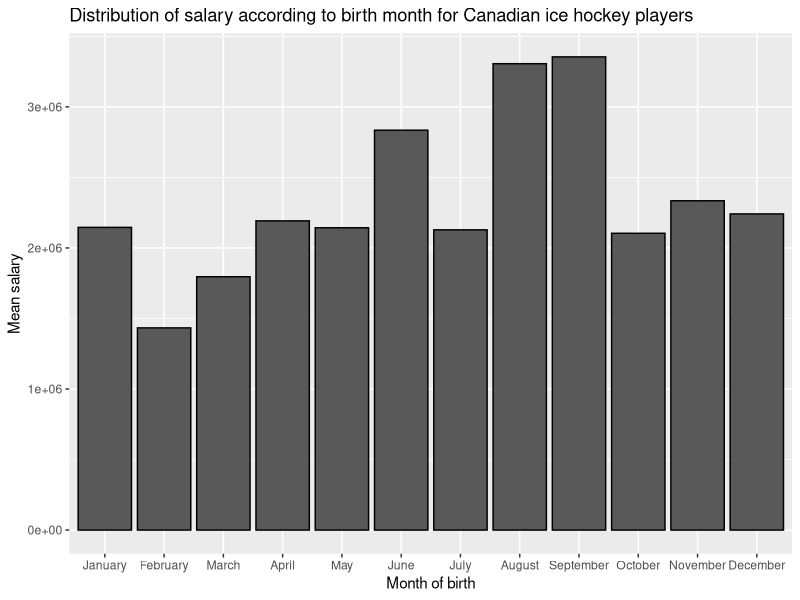
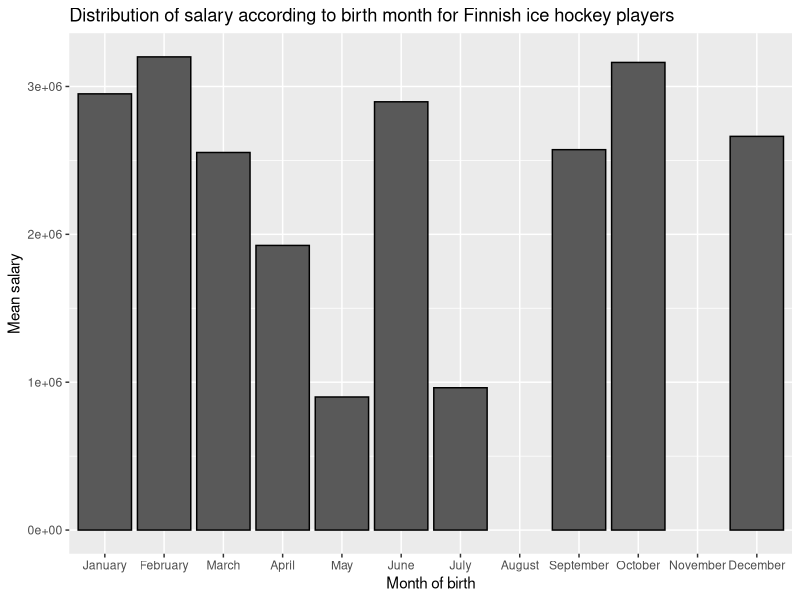
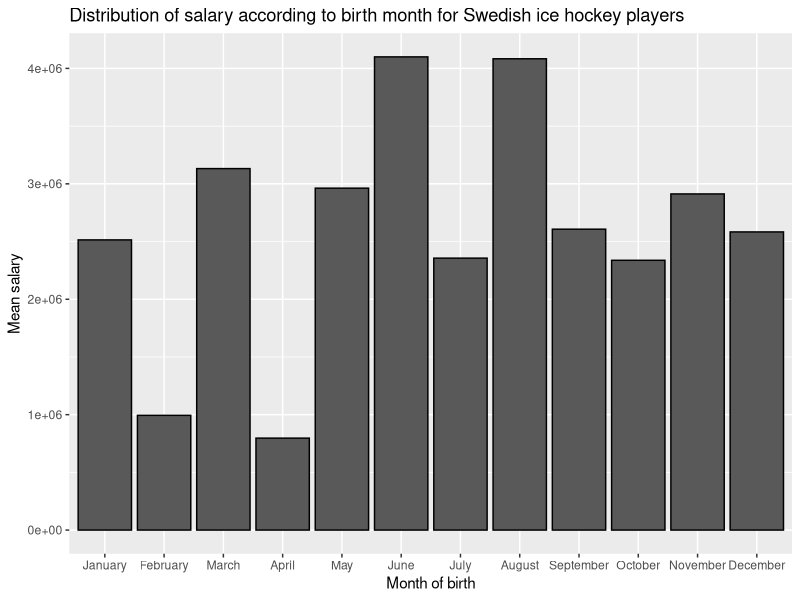
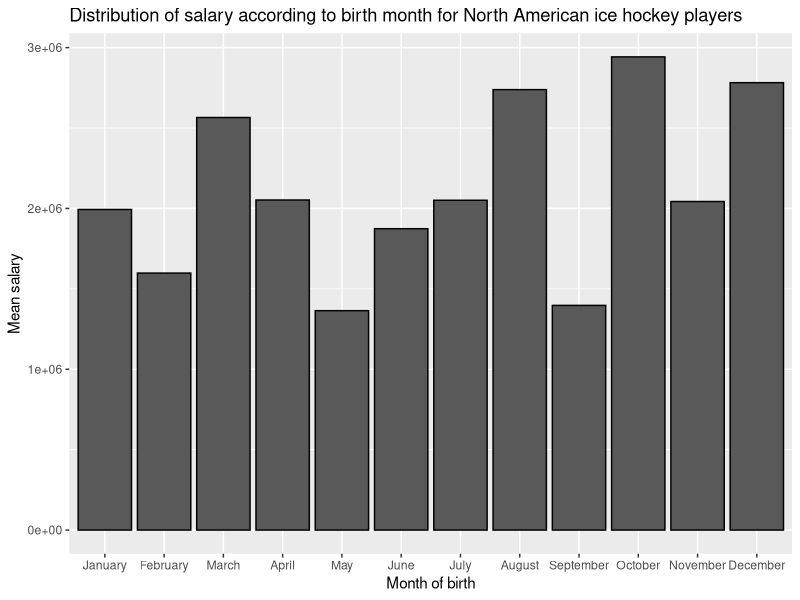

These figures' R source, in order:
setwd("C:/Users/Reina Borst/Desktop/UCU sem 4/Data Analysis for LAS/Group Project")
library(tidyverse)
library(plyr)

reinapalette <- c('#FFB5E8', '#B28DFF', '#AFF8D8', '#FFABAB', '#6EB5FF', '#FFC8C1', '#BFFCC8', '#85E3FF', '#D5AAFF', '#FF9CEE', '#A79AFF', '#FFFFFF')

salary_canada <- read.csv('salary_canada.csv')
salary_finland <- read.csv('salary_finland.csv')
salary_sweden <- read.csv('salary_sweden.csv')
salary_usa <- read.csv('salary_usa.csv')

# ---------------->> CANADA <<----------------------

#compute mean salaries per month
can_salary_adapted <- salary_canada %>% 
  mutate(
    dates = as.Date(Born),
    months = format(dates,'%m'),
    month_text = case_when( 
      months == '01' ~ 'January', 
      months == '02' ~ 'February', 
      months == '03' ~ 'March', 
      months == '04' ~ 'April', 
      months == '05' ~ 'May', 
      months == '06' ~ 'June', 
      months == '07' ~ 'July', 
      months == '08' ~ 'August', 
      months == '09' ~ 'September', 
      months == '10' ~ 'October', 
      months == '11' ~ 'November', 
      months == '12' ~ 'December' 
    ) 
  )

salary_can_jan <- subset(can_salary_adapted, month_text == "January") 
salary_can_feb <- subset(can_salary_adapted, month_text == "February")
salary_can_mar <- subset(can_salary_adapted, month_text == "March")
salary_can_apr <- subset(can_salary_adapted, month_text == "April")
salary_can_may <- subset(can_salary_adapted, month_text == "May")
salary_can_jun <- subset(can_salary_adapted, month_text == "June")
salary_can_jul <- subset(can_salary_adapted, month_text == "July")
salary_can_aug <- subset(can_salary_adapted, month_text == "August")
salary_can_sep <- subset(can_salary_adapted, month_text == "September")
salary_can_oct <- subset(can_salary_adapted, month_text == "October")
salary_can_nov <- subset(can_salary_adapted, month_text == "November")
salary_can_dec <- subset(can_salary_adapted, month_text == "December")

mean_sal_can_jan = mean(salary_can_jan$Salary, na.rm = TRUE)
mean_sal_can_feb = mean(salary_can_feb$Salary, na.rm = TRUE)
mean_sal_can_mar = mean(salary_can_mar$Salary, na.rm = TRUE)
mean_sal_can_apr = mean(salary_can_apr$Salary, na.rm = TRUE)
mean_sal_can_may = mean(salary_can_may$Salary, na.rm = TRUE)
mean_sal_can_jun = mean(salary_can_jun$Salary, na.rm = TRUE)
mean_sal_can_jul = mean(salary_can_jul$Salary, na.rm = TRUE)
mean_sal_can_aug = mean(salary_can_aug$Salary, na.rm = TRUE)
mean_sal_can_sep = mean(salary_can_sep$Salary, na.rm = TRUE)
mean_sal_can_oct = mean(salary_can_oct$Salary, na.rm = TRUE)
mean_sal_can_nov = mean(salary_can_nov$Salary, na.rm = TRUE)
mean_sal_can_dec = mean(salary_can_dec$Salary, na.rm = TRUE)

mean_sal_can_year <- c(mean(salary_can_jan$Salary, na.rm = TRUE), mean(salary_can_feb$Salary, na.rm = TRUE), mean(salary_can_mar$Salary, na.rm = TRUE), mean(salary_can_apr$Salary, na.rm = TRUE), mean(salary_can_may$Salary, na.rm = TRUE), mean(salary_can_jun$Salary, na.rm = TRUE), mean(salary_can_jul$Salary, na.rm = TRUE), mean(salary_can_aug$Salary, na.rm = TRUE), mean(salary_can_sep$Salary, na.rm = TRUE), mean(salary_can_oct$Salary, na.rm = TRUE), mean(salary_can_nov$Salary, na.rm = TRUE), mean(salary_can_dec$Salary, na.rm = TRUE))
months_for_plot <- c('January', 'February', 'March', 'April', 'May', 'June', 'July', 'August', 'September', 'October', 'November', 'December')
ordered_months <- factor(months_for_plot, levels=c('January', 'February', 'March', 'April', 'May', 'June', 'July', 'August', 'September', 'October', 'November', 'December'), ordered=TRUE)

#Attempt to plot salary against birth months
ggplot() +
  geom_bar(stat="identity", mapping=aes(x=ordered_months, y=mean_sal_can_year), colour='black') +
  scale_fill_manual(values=reinapalette) +
  labs(title = "Distribution of salary according to birth month for Canadian ice hockey players", x = "Month of birth", y = "Mean salary")

# ---------------->> FINLAND <<----------------------

#compute mean salaries per month
fin_salary_adapted <- salary_finland %>% 
  mutate(
    dates = as.Date(Born),
    months = format(dates,'%m'),
    month_text = case_when( 
      months == '01' ~ 'January', 
      months == '02' ~ 'February', 
      months == '03' ~ 'March', 
      months == '04' ~ 'April', 
      months == '05' ~ 'May', 
      months == '06' ~ 'June', 
      months == '07' ~ 'July', 
      months == '08' ~ 'August', 
      months == '09' ~ 'September', 
      months == '10' ~ 'October', 
      months == '11' ~ 'November', 
      months == '12' ~ 'December' 
    ) 
  )

salary_fin_jan <- subset(fin_salary_adapted, month_text == "January") 
salary_fin_feb <- subset(fin_salary_adapted, month_text == "February")
salary_fin_mar <- subset(fin_salary_adapted, month_text == "March")
salary_fin_apr <- subset(fin_salary_adapted, month_text == "April")
salary_fin_may <- subset(fin_salary_adapted, month_text == "May")
salary_fin_jun <- subset(fin_salary_adapted, month_text == "June")
salary_fin_jul <- subset(fin_salary_adapted, month_text == "July")
salary_fin_aug <- subset(fin_salary_adapted, month_text == "August")
salary_fin_sep <- subset(fin_salary_adapted, month_text == "September")
salary_fin_oct <- subset(fin_salary_adapted, month_text == "October")
salary_fin_nov <- subset(fin_salary_adapted, month_text == "November")
salary_fin_dec <- subset(fin_salary_adapted, month_text == "December")

mean_sal_fin_jan = mean(salary_fin_jan$Salary, na.rm = TRUE)
mean_sal_fin_feb = mean(salary_fin_feb$Salary, na.rm = TRUE)
mean_sal_fin_mar = mean(salary_fin_mar$Salary, na.rm = TRUE)
mean_sal_fin_apr = mean(salary_fin_apr$Salary, na.rm = TRUE)
mean_sal_fin_may = mean(salary_fin_may$Salary, na.rm = TRUE)
mean_sal_fin_jun = mean(salary_fin_jun$Salary, na.rm = TRUE)
mean_sal_fin_jul = mean(salary_fin_jul$Salary, na.rm = TRUE)
mean_sal_fin_aug = mean(salary_fin_aug$Salary, na.rm = TRUE)
mean_sal_fin_sep = mean(salary_fin_sep$Salary, na.rm = TRUE)
mean_sal_fin_oct = mean(salary_fin_oct$Salary, na.rm = TRUE)
mean_sal_fin_nov = mean(salary_fin_nov$Salary, na.rm = TRUE)
mean_sal_fin_dec = mean(salary_fin_dec$Salary, na.rm = TRUE)

mean_sal_fin_year <- c(mean(salary_fin_jan$Salary, na.rm = TRUE), mean(salary_fin_feb$Salary, na.rm = TRUE), mean(salary_fin_mar$Salary, na.rm = TRUE), mean(salary_fin_apr$Salary, na.rm = TRUE), mean(salary_fin_may$Salary, na.rm = TRUE), mean(salary_fin_jun$Salary, na.rm = TRUE), mean(salary_fin_jul$Salary, na.rm = TRUE), mean(salary_fin_aug$Salary, na.rm = TRUE), mean(salary_fin_sep$Salary, na.rm = TRUE), mean(salary_fin_oct$Salary, na.rm = TRUE), mean(salary_fin_nov$Salary, na.rm = TRUE), mean(salary_fin_dec$Salary, na.rm = TRUE))

#Attempt to plot salary against birth months
ggplot() +
  geom_bar(stat="identity", mapping=aes(x=ordered_months, y=mean_sal_fin_year), colour='black') +
  scale_fill_manual(values=reinapalette) +
  labs(title = "Distribution of salary according to birth month for Finnish ice hockey players", x = "Month of birth", y = "Mean salary")

#Missing values due to really small sample = limitation

# ---------------->> Sweden <<----------------------

#compute mean salaries per month
swe_salary_adapted <- salary_sweden %>% 
  mutate(
    dates = as.Date(Born),
    months = format(dates,'%m'),
    month_text = case_when( 
      months == '01' ~ 'January', 
      months == '02' ~ 'February', 
      months == '03' ~ 'March', 
      months == '04' ~ 'April', 
      months == '05' ~ 'May', 
      months == '06' ~ 'June', 
      months == '07' ~ 'July', 
      months == '08' ~ 'August', 
      months == '09' ~ 'September', 
      months == '10' ~ 'October', 
      months == '11' ~ 'November', 
      months == '12' ~ 'December' 
    ) 
  )

salary_swe_jan <- subset(swe_salary_adapted, month_text == "January") 
salary_swe_feb <- subset(swe_salary_adapted, month_text == "February")
salary_swe_mar <- subset(swe_salary_adapted, month_text == "March")
salary_swe_apr <- subset(swe_salary_adapted, month_text == "April")
salary_swe_may <- subset(swe_salary_adapted, month_text == "May")
salary_swe_jun <- subset(swe_salary_adapted, month_text == "June")
salary_swe_jul <- subset(swe_salary_adapted, month_text == "July")
salary_swe_aug <- subset(swe_salary_adapted, month_text == "August")
salary_swe_sep <- subset(swe_salary_adapted, month_text == "September")
salary_swe_oct <- subset(swe_salary_adapted, month_text == "October")
salary_swe_nov <- subset(swe_salary_adapted, month_text == "November")
salary_swe_dec <- subset(swe_salary_adapted, month_text == "December")

mean_sal_swe_jan = mean(salary_swe_jan$Salary, na.rm = TRUE)
mean_sal_swe_feb = mean(salary_swe_feb$Salary, na.rm = TRUE)
mean_sal_swe_mar = mean(salary_swe_mar$Salary, na.rm = TRUE)
mean_sal_swe_apr = mean(salary_swe_apr$Salary, na.rm = TRUE)
mean_sal_swe_may = mean(salary_swe_may$Salary, na.rm = TRUE)
mean_sal_swe_jun = mean(salary_swe_jun$Salary, na.rm = TRUE)
mean_sal_swe_jul = mean(salary_swe_jul$Salary, na.rm = TRUE)
mean_sal_swe_aug = mean(salary_swe_aug$Salary, na.rm = TRUE)
mean_sal_swe_sep = mean(salary_swe_sep$Salary, na.rm = TRUE)
mean_sal_swe_oct = mean(salary_swe_oct$Salary, na.rm = TRUE)
mean_sal_swe_nov = mean(salary_swe_nov$Salary, na.rm = TRUE)
mean_sal_swe_dec = mean(salary_swe_dec$Salary, na.rm = TRUE)

mean_sal_swe_year <- c(mean(salary_swe_jan$Salary, na.rm = TRUE), mean(salary_swe_feb$Salary, na.rm = TRUE), mean(salary_swe_mar$Salary, na.rm = TRUE), mean(salary_swe_apr$Salary, na.rm = TRUE), mean(salary_swe_may$Salary, na.rm = TRUE), mean(salary_swe_jun$Salary, na.rm = TRUE), mean(salary_swe_jul$Salary, na.rm = TRUE), mean(salary_swe_aug$Salary, na.rm = TRUE), mean(salary_swe_sep$Salary, na.rm = TRUE), mean(salary_swe_oct$Salary, na.rm = TRUE), mean(salary_swe_nov$Salary, na.rm = TRUE), mean(salary_swe_dec$Salary, na.rm = TRUE))

#Attempt to plot salary against birth months
ggplot() +
  geom_bar(stat="identity", mapping=aes(x=ordered_months, y=mean_sal_swe_year), colour='black') +
  scale_fill_manual(values=reinapalette) +
  labs(title = "Distribution of salary according to birth month for Swedish ice hockey players", x = "Month of birth", y = "Mean salary")

# ---------------->> UNITED STATES <<----------------------

#compute mean salaries per month
usa_salary_adapted <- salary_usa %>% 
  mutate(
    dates = as.Date(Born),
    months = format(dates,'%m'),
    month_text = case_when( 
      months == '01' ~ 'January', 
      months == '02' ~ 'February', 
      months == '03' ~ 'March', 
      months == '04' ~ 'April', 
      months == '05' ~ 'May', 
      months == '06' ~ 'June', 
      months == '07' ~ 'July', 
      months == '08' ~ 'August', 
      months == '09' ~ 'September', 
      months == '10' ~ 'October', 
      months == '11' ~ 'November', 
      months == '12' ~ 'December' 
    ) 
  )

salary_usa_jan <- subset(usa_salary_adapted, month_text == "January") 
salary_usa_feb <- subset(usa_salary_adapted, month_text == "February")
salary_usa_mar <- subset(usa_salary_adapted, month_text == "March")
salary_usa_apr <- subset(usa_salary_adapted, month_text == "April")
salary_usa_may <- subset(usa_salary_adapted, month_text == "May")
salary_usa_jun <- subset(usa_salary_adapted, month_text == "June")
salary_usa_jul <- subset(usa_salary_adapted, month_text == "July")
salary_usa_aug <- subset(usa_salary_adapted, month_text == "August")
salary_usa_sep <- subset(usa_salary_adapted, month_text == "September")
salary_usa_oct <- subset(usa_salary_adapted, month_text == "October")
salary_usa_nov <- subset(usa_salary_adapted, month_text == "November")
salary_usa_dec <- subset(usa_salary_adapted, month_text == "December")

mean_sal_usa_jan = mean(salary_usa_jan$Salary, na.rm = TRUE)
mean_sal_usa_feb = mean(salary_usa_feb$Salary, na.rm = TRUE)
mean_sal_usa_mar = mean(salary_usa_mar$Salary, na.rm = TRUE)
mean_sal_usa_apr = mean(salary_usa_apr$Salary, na.rm = TRUE)
mean_sal_usa_may = mean(salary_usa_may$Salary, na.rm = TRUE)
mean_sal_usa_jun = mean(salary_usa_jun$Salary, na.rm = TRUE)
mean_sal_usa_jul = mean(salary_usa_jul$Salary, na.rm = TRUE)
mean_sal_usa_aug = mean(salary_usa_aug$Salary, na.rm = TRUE)
mean_sal_usa_sep = mean(salary_usa_sep$Salary, na.rm = TRUE)
mean_sal_usa_oct = mean(salary_usa_oct$Salary, na.rm = TRUE)
mean_sal_usa_nov = mean(salary_usa_nov$Salary, na.rm = TRUE)
mean_sal_usa_dec = mean(salary_usa_dec$Salary, na.rm = TRUE)

mean_sal_usa_year <- c(mean(salary_usa_jan$Salary, na.rm = TRUE), mean(salary_usa_feb$Salary, na.rm = TRUE), mean(salary_usa_mar$Salary, na.rm = TRUE), mean(salary_usa_apr$Salary, na.rm = TRUE), mean(salary_usa_may$Salary, na.rm = TRUE), mean(salary_usa_jun$Salary, na.rm = TRUE), mean(salary_usa_jul$Salary, na.rm = TRUE), mean(salary_usa_aug$Salary, na.rm = TRUE), mean(salary_usa_sep$Salary, na.rm = TRUE), mean(salary_usa_oct$Salary, na.rm = TRUE), mean(salary_usa_nov$Salary, na.rm = TRUE), mean(salary_usa_dec$Salary, na.rm = TRUE))

#Attempt to plot salary against birth months
ggplot() +
  geom_bar(stat="identity", mapping=aes(x=ordered_months, y=mean_sal_usa_year), colour='black') +
  scale_fill_manual(values=reinapalette) +
  labs(title = "Distribution of salary according to birth month for North American ice hockey players", x = "Month of birth", y = "Mean salary")
